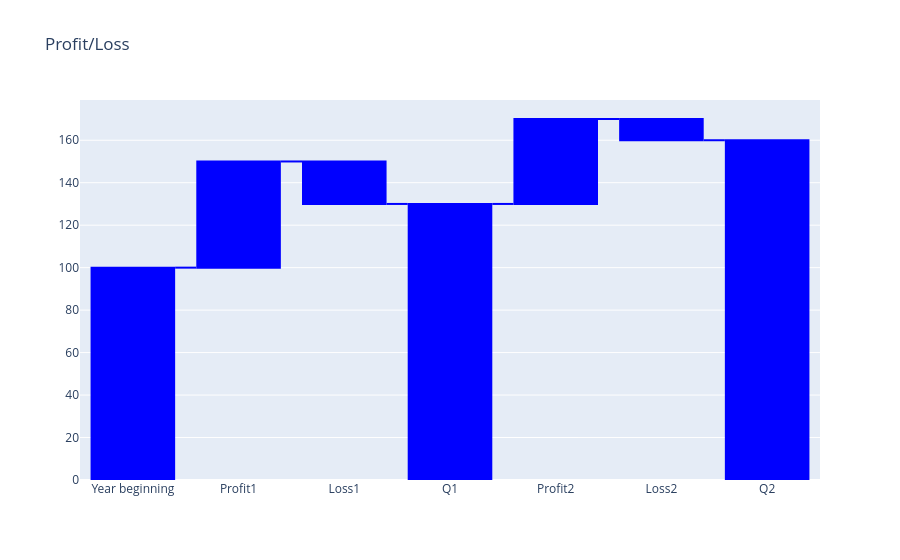

Notebook code for this chart:
### Markdown cell above
## Waterfall Chart - Profit/Loss

### Code cell
waterfall_df = pd.DataFrame({
    'Category': ["Year beginning", "Profit1", "Loss1", "Q1", "Profit2", "Loss2", "Q2"],
    'Value': [100, 50, -20, 0, 40, -10, 0],
    'measure': ['absolute','relative', 'relative','total', 'relative','relative','total']

})
fig_waterfall = pxx.waterfall(df=waterfall_df, 
                             categories_col='Category', 
                             values_col='Value', 
                             measure_col='measure',
                             title="Profit/Loss",
                             color='blue',
                             )
fig_waterfall.show()

### Figure 1 — Plotly figure (JSON) as saved in the notebook; plotly's stock layout.template omitted (floating-point values rounded to 4 significant figures)
{"data": [{"connector": {"line": {"color": "blue"}}, "decreasing": {"marker": {"color": "blue"}}, "increasing": {"marker": {"color": "blue"}}, "measure": ["absolute", "relative", "relative", "total", "relative", "relative", "total"], "orientation": "v", "textposition": "outside", "totals": {"marker": {"color": "blue"}}, "type": "waterfall", "x": ["Year beginning", "Profit1", "Loss1", "Q1", "Profit2", "Loss2", "Q2"], "y": [100, 50, -20, 0, 40, -10, 0]}], "layout": {"title": {"text": "Profit/Loss"}}}
